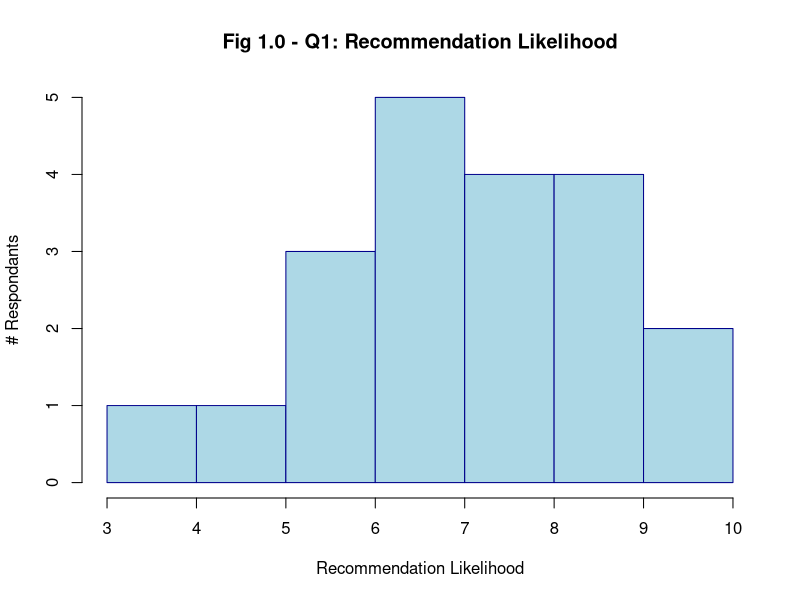
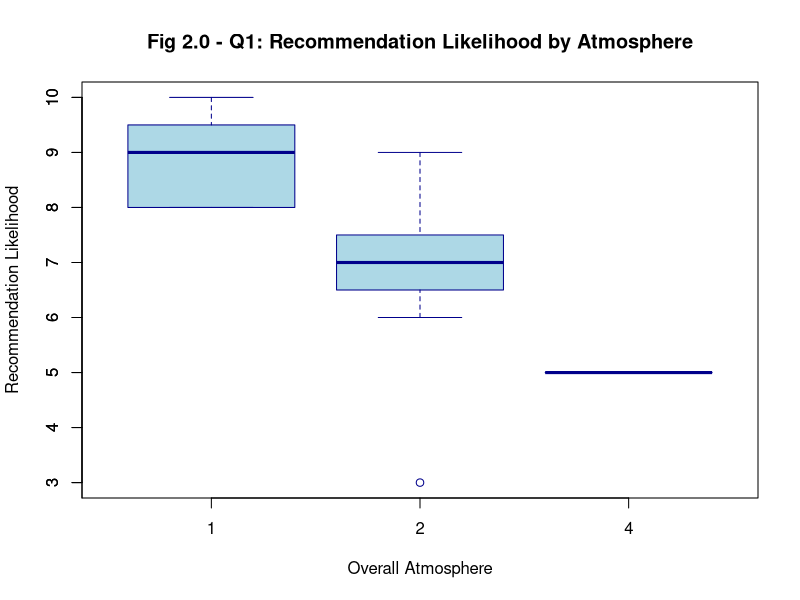
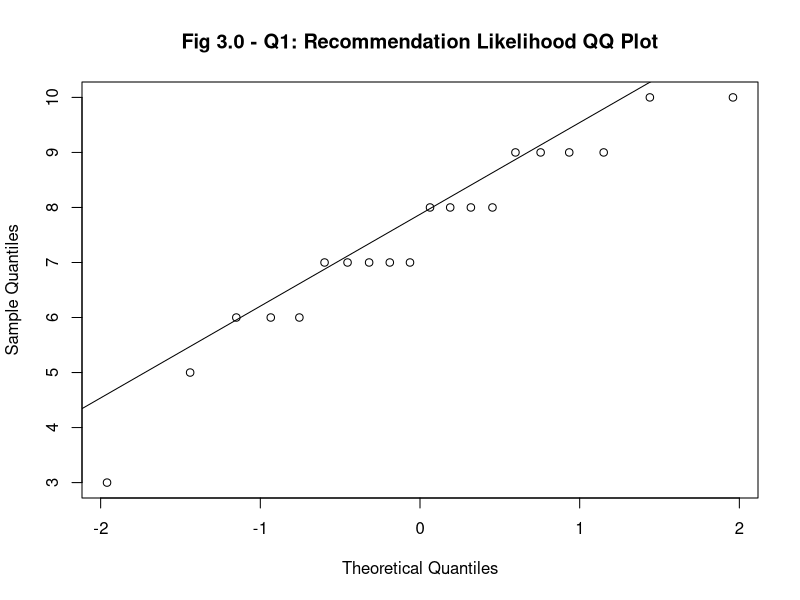
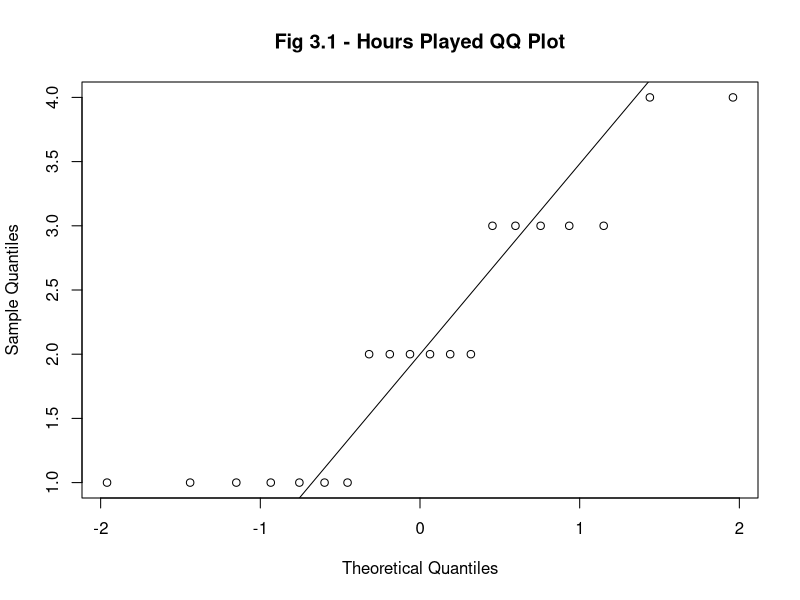
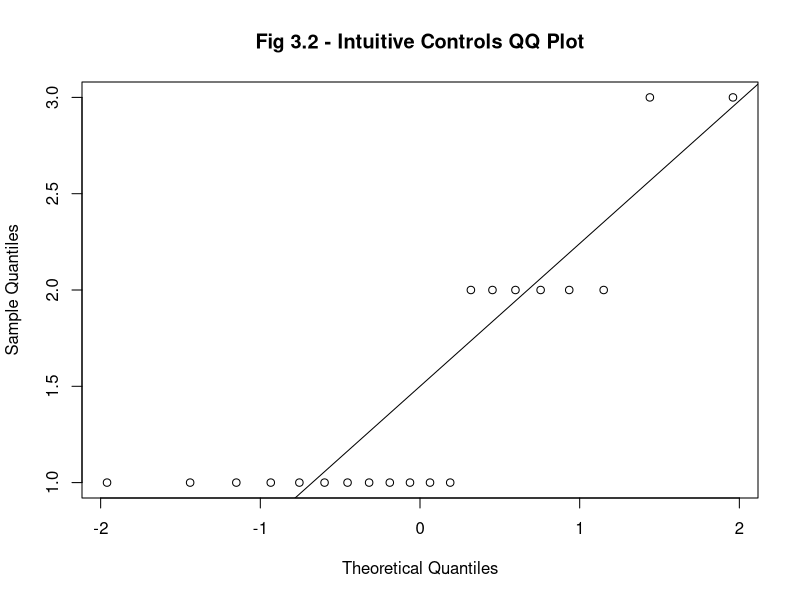
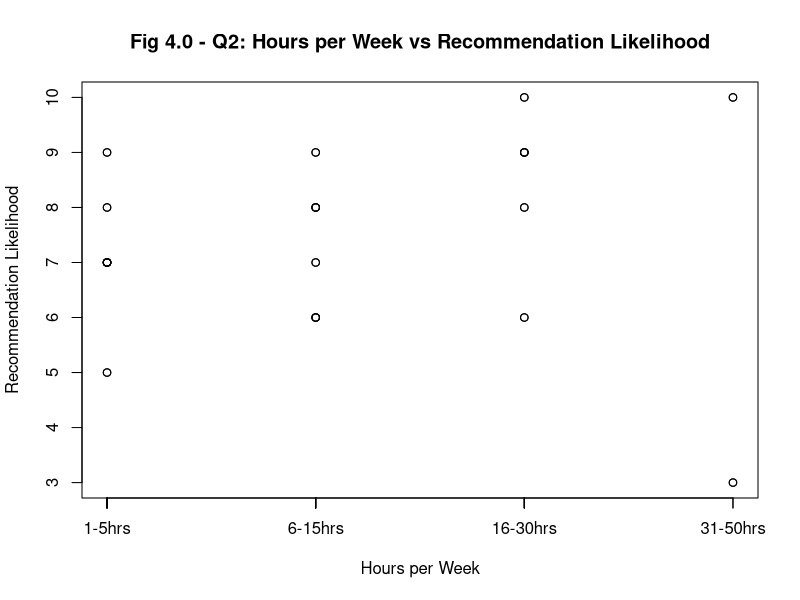
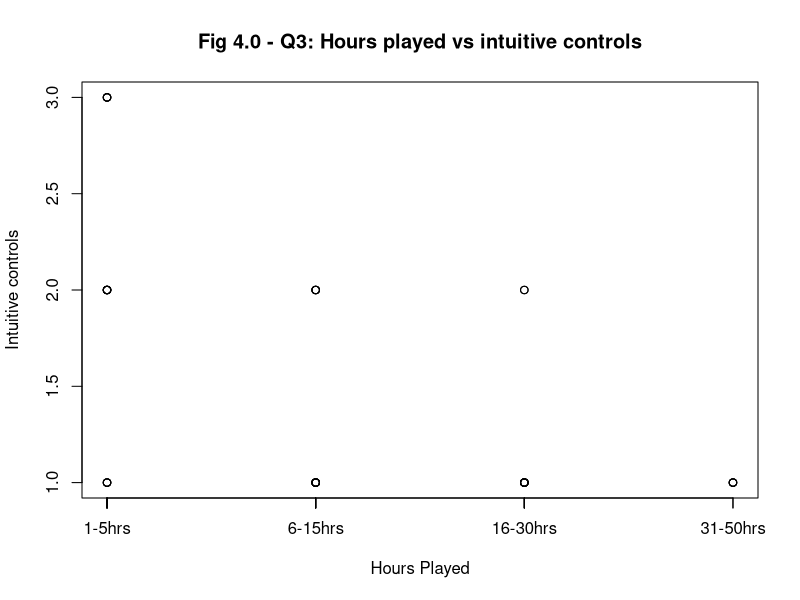

The R script that drew these images, in order:
## ---- chunk 1
# install knitr for a pretty table - see Appendix C
if(!require("knitr"))
   install.packages("knitr")
library(knitr)

# install kableExtra for a pretty table - see Appendix D
if(!require("kableExtra"))
   install.packages("kableExtra")
library(kableExtra)
## ---- chunk 2
# Load the data
survey_data <- read.csv("data/Customer_Feedback - dylan.csv")
## ---- chunk 3
median_pl <- median(survey_data$Recommendation.Likelihood)
sd_pl <- sd(survey_data$Recommendation.Likelihood)

## ---- chunk 4
# Create a histogram of the Recommendation likelihood
hist(survey_data$Recommendation.Likelihood,
     main = "Fig 1.0 - Q1: Recommendation Likelihood",
     xlab = "Recommendation Likelihood",
     ylab = "# Respondants",
     col = "lightblue",
     border = "darkblue",
     breaks = 6)

## ---- chunk 5
# boxplot of Recommendation likelihood

num_Atmosphere <- as.numeric(
  factor(survey_data$Overall.Atmosphere,
         levels = c("Very engaging", "Somewhat engaging", "neutral", "Somewhat disengaging", "Very disengaging"),
         exclude = NA))

boxplot(survey_data$Recommendation.Likelihood ~ num_Atmosphere,
        survey_data,
        na.action = na.omit,
        col = "lightblue",
        outline = TRUE,
        border = "darkblue",
        horizontal = FALSE,
        main = "Fig 2.0 - Q1: Recommendation Likelihood by Atmosphere",
        xlab = "Overall Atmosphere",
        ylab = "Recommendation Likelihood")


# set how many ticks to put on Y axis
# see Axis Customization - https://r-charts.com/base-r/axes/?utm_content=cmp-true
axis(2, at = c(seq(0, 10, 1)))

## ---- chunk 6

# Create a QQ plot of recommendation likelihood with a title
qqnorm(survey_data$Recommendation.Likelihood,
       main = "Fig 3.0 - Q1: Recommendation Likelihood QQ Plot")
qqline(survey_data$Recommendation.Likelihood)

## ---- chunk 7
# Determine normality from shapiro test
results_sw <- shapiro.test(survey_data$Recommendation.Likelihood)
print(results_sw)
#p_value <- results_sw$p.value
#is_normal <- p_value > 0.05


## ---- chunk 8
hours_played <- as.numeric(
  factor(survey_data$Weekly.playtime,
         levels = c("1-5hrs", "6-15hrs", "16-30hrs", "31-50hrs", "51+hrs"),
         exclude = NA))


# Create a QQ plot of recommendation likelihood with a title
qqnorm(hours_played,
       main = "Fig 3.1 - Hours Played QQ Plot")
qqline(hours_played)
## ---- chunk 9
# Determine normality from shapiro test
results_sw <- shapiro.test(hours_played)
print(results_sw)
#p_value <- results_sw$p.value
#is_normal <- p_value > 0.05
## ---- chunk 10
intuitive_controls <- as.numeric(
  factor(survey_data$Intuitive.Controls,
         levels = c("Very intuitive", "Somewhat intuitive", "Neutral", "Somewhat unintuitive", "Very unintuitive"),
         exclude = NA))

# Create a QQ plot of intuitive_controls with a title
qqnorm(intuitive_controls,
       main = "Fig 3.2 - Intuitive Controls QQ Plot")
qqline(intuitive_controls)

## ---- chunk 11
# Determine normality from shapiro test
results_sw <- shapiro.test(intuitive_controls)
print(results_sw)
#p_value <- results_sw$p.value
#is_normal <- p_value > 0.05
## ---- chunk 12
# Scatterplot
plot(hours_played, survey_data$Recommendation.Likelihood,
     main = "Fig 4.0 - Q2: Hours per Week vs Recommendation Likelihood",
     xlab = "Hours per Week",
     ylab = "Recommendation Likelihood",
     xaxt = "n")
axis(1, at = hours_played, labels = survey_data$Weekly.playtime, las = 1) 

points(hours_played, survey_data$Recommendation.Likelihood)

## ---- chunk 13
# linear correlation hours played vs recommendation likelihood using spearman
cor_results <- cor.test(hours_played, survey_data$Recommendation.Likelihood, method = "pearson")
## ---- chunk 14
# output results for linear correlation
cor_results
## ---- chunk 15
# plot linear correlation hours_played vs intuitive controls
plot(hours_played,intuitive_controls,
     main = "Fig 4.0 - Q3: Hours played vs intuitive controls",
     xlab = "Hours Played",
     ylab = "Intuitive controls",
     xaxt = "n")
axis(1, at = hours_played, labels = survey_data$Weekly.playtime, las = 1) 
points(hours_played, intuitive_controls)
## ---- chunk 16
# linear correlation hours played vs intuitive controls using spearman
cor_results <- cor.test(hours_played, intuitive_controls,
                        method = "spearman",exact=FALSE)
## ---- chunk 17
# output results for linear correlation
cor_results

## ---- chunk 18
table_cat_to_num <- data.frame(hours_played,intuitive_controls)

kable(table_cat_to_num, caption = "Table 1.0 - Categorical to Numerical Conversion",
      col.names = c("Weekly Playtime", "Intuitive Controls"))
## ---- chunk 19

kable(survey_data, 
      caption = "Raw Survey Data")
